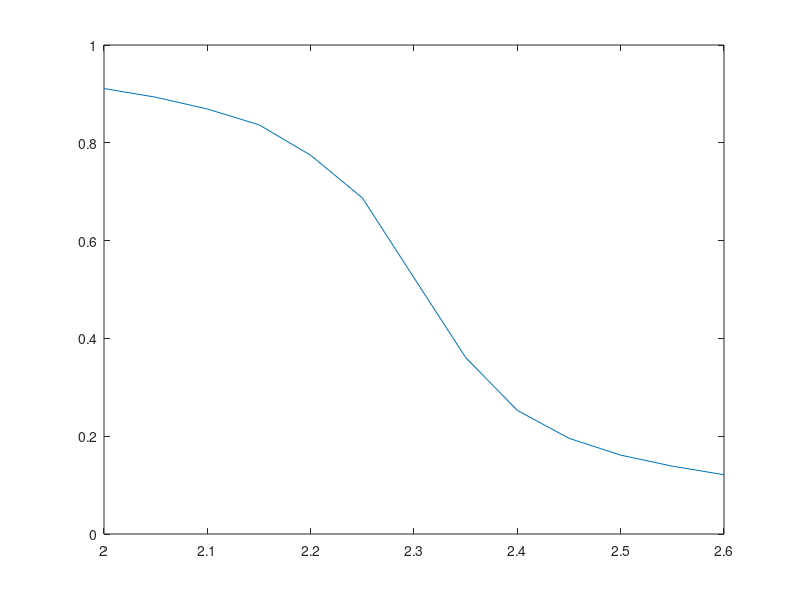

This chart was generated by the following MATLAB code:
e_var = [3.46608, 3.94169, 4.70437, 5.73782, 7.38345, 9.86057, 11.0945, 9.21119, 7.40509, 6.5032, 5.89194, 5.53006, 5.23653, ];
m_var = [2.27217, 2.055, 2.90232, 4.63422, 11.5639, 38.8284, 69.4294, 66.499, 45.7105, 30.666, 21.6444, 16.6354, 12.8486, ];
mean_mag = [0.910992, 0.893262, 0.869139, 0.836796, 0.774528, 0.687355, 0.523887, 0.360845, 0.252754, 0.195699, 0.16128, 0.138717, 0.121222, ];
temperatures = [2, 2.05, 2.1, 2.15, 2.2, 2.25, 2.3, 2.35, 2.4, 2.45, 2.5, 2.55, 2.6, ];
test = e_var./temperatures;
plot(temperatures,mean_mag)
